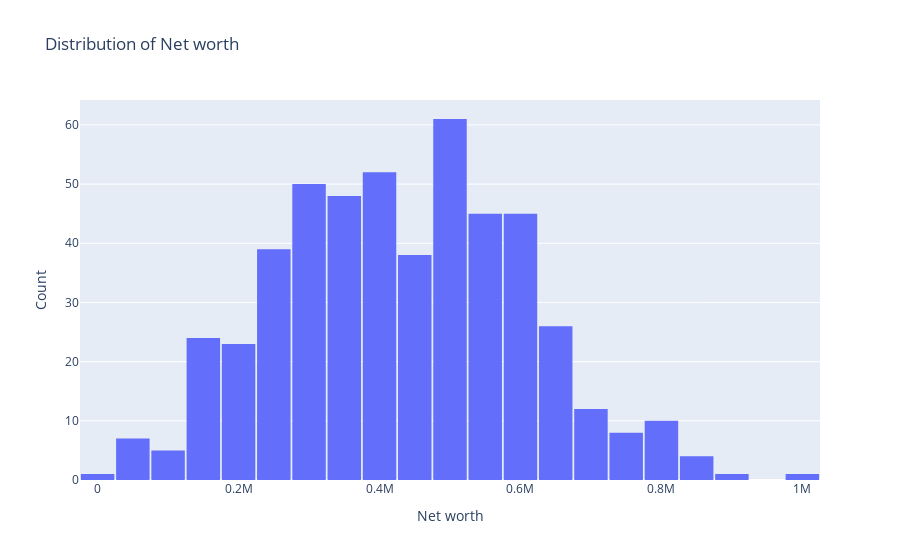

Source (notebook cell):
### Code cell
# net worth
fig = px.histogram(car_purchasing_df, x = 'net worth', title = "Distribution of Net worth")

fig.update_layout(
    xaxis_title = ('Net worth'),
    yaxis_title= ('Count'),
    bargap = 0.05,
    showlegend = False,
)
fig.show()

### Figure 1 — Plotly figure (JSON) as saved in the notebook; plotly's stock layout.template omitted (floating-point values rounded to 4 significant figures; data arrays with more than 128 entries replaced by an {"elided": "..."} marker saying what was removed)
{"data": [{"alignmentgroup": "True", "bingroup": "x", "hovertemplate": "net worth=%{x}<br>count=%{y}<extra></extra>", "legendgroup": "", "marker": {"color": "#636efa", "pattern": {"shape": ""}}, "name": "", "offsetgroup": "", "orientation": "v", "showlegend": false, "type": "histogram", "x": {"elided": "500 float values"}, "xaxis": "x", "yaxis": "y"}], "layout": {"bargap": 0.05, "barmode": "relative", "legend": {"tracegroupgap": 0}, "showlegend": false, "title": {"text": "Distribution of Net worth"}, "xaxis": {"anchor": "y", "domain": [0, 1], "title": {"text": "Net worth"}}, "yaxis": {"anchor": "x", "domain": [0, 1], "title": {"text": "Count"}}}}
